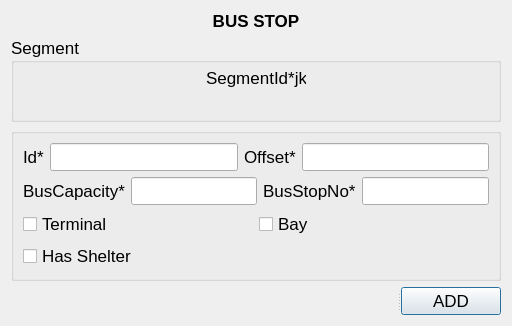
<?xml version="1.0" encoding="UTF-8"?>
<ui version="4.0">
 <class>Busstop</class>
 <widget class="QDialog" name="Busstop">
  <property name="enabled">
   <bool>true</bool>
  </property>
  <property name="geometry">
   <rect>
    <x>0</x>
    <y>0</y>
    <width>512</width>
    <height>296</height>
   </rect>
  </property>
  <property name="font">
   <font>
    <family>Tahoma</family>
    <pointsize>13</pointsize>
   </font>
  </property>
  <property name="contextMenuPolicy">
   <enum>Qt::DefaultContextMenu</enum>
  </property>
  <property name="windowTitle">
   <string notr="true">iSimGis Converter</string>
  </property>
  <property name="windowOpacity">
   <double>4.000000000000000</double>
  </property>
  <property name="toolTip">
   <string notr="true"/>
  </property>
  <property name="statusTip">
   <string notr="true"/>
  </property>
  <property name="sizeGripEnabled">
   <bool>false</bool>
  </property>
  <layout class="QGridLayout" name="gridLayout_3">
   <item row="0" column="0">
    <layout class="QVBoxLayout" name="verticalLayout">
     <item>
      <widget class="QLabel" name="titleLabel">
       <property name="font">
        <font>
         <pointsize>13</pointsize>
         <weight>75</weight>
         <bold>true</bold>
        </font>
       </property>
       <property name="text">
        <string>BUS STOP</string>
       </property>
       <property name="alignment">
        <set>Qt::AlignCenter</set>
       </property>
      </widget>
     </item>
     <item>
      <widget class="QGroupBox" name="SegmentGroupBox">
       <property name="title">
        <string>Segment</string>
       </property>
       <layout class="QGridLayout" name="gridLayout">
        <property name="leftMargin">
         <number>5</number>
        </property>
        <property name="topMargin">
         <number>5</number>
        </property>
        <property name="rightMargin">
         <number>5</number>
        </property>
        <property name="bottomMargin">
         <number>5</number>
        </property>
        <item row="2" column="0">
         <widget class="QLabel" name="segmentId">
          <property name="text">
           <string/>
          </property>
         </widget>
        </item>
        <item row="1" column="0">
         <widget class="QLabel" name="segmentIdLabel">
          <property name="maximumSize">
           <size>
            <width>100</width>
            <height>100</height>
           </size>
          </property>
          <property name="text">
           <string>SegmentId*jk</string>
          </property>
         </widget>
        </item>
       </layout>
      </widget>
     </item>
     <item>
      <widget class="QGroupBox" name="attributeGroup">
       <property name="title">
        <string/>
       </property>
       <layout class="QGridLayout" name="gridLayout_2">
        <item row="0" column="0">
         <layout class="QHBoxLayout" name="horizontalLayout">
          <item>
           <widget class="QLabel" name="idLabel">
            <property name="text">
             <string>Id*</string>
            </property>
           </widget>
          </item>
          <item>
           <widget class="QLineEdit" name="id"/>
          </item>
          <item>
           <widget class="QLabel" name="OffsetLabel">
            <property name="text">
             <string>Offset*</string>
            </property>
           </widget>
          </item>
          <item>
           <widget class="QLineEdit" name="offset"/>
          </item>
         </layout>
        </item>
        <item row="1" column="0">
         <layout class="QHBoxLayout" name="horizontalLayout_2">
          <item>
           <widget class="QLabel" name="busCapacityLabel">
            <property name="text">
             <string>BusCapacity*</string>
            </property>
           </widget>
          </item>
          <item>
           <widget class="QLineEdit" name="busCapacity"/>
          </item>
          <item>
           <widget class="QLabel" name="busstopNoLabel">
            <property name="text">
             <string>BusStopNo*</string>
            </property>
           </widget>
          </item>
          <item>
           <widget class="QLineEdit" name="busstopNo"/>
          </item>
         </layout>
        </item>
        <item row="2" column="0">
         <layout class="QHBoxLayout" name="horizontalLayout_3">
          <item>
           <widget class="QCheckBox" name="isTerminal">
            <property name="text">
             <string>Terminal</string>
            </property>
           </widget>
          </item>
          <item>
           <widget class="QCheckBox" name="isBay">
            <property name="text">
             <string>Bay</string>
            </property>
           </widget>
          </item>
         </layout>
        </item>
        <item row="3" column="0">
         <widget class="QCheckBox" name="hasShelter">
          <property name="text">
           <string>Has Shelter</string>
          </property>
         </widget>
        </item>
       </layout>
      </widget>
     </item>
     <item>
      <widget class="QSplitter" name="splitter">
       <property name="orientation">
        <enum>Qt::Horizontal</enum>
       </property>
       <widget class="QLabel" name="errorMessage">
        <property name="font">
         <font>
          <italic>true</italic>
         </font>
        </property>
        <property name="styleSheet">
         <string notr="true">color: rgb(255, 20, 27)</string>
        </property>
        <property name="text">
         <string/>
        </property>
       </widget>
       <widget class="QPushButton" name="actionButton">
        <property name="maximumSize">
         <size>
          <width>100</width>
          <height>100</height>
         </size>
        </property>
        <property name="text">
         <string>ADD</string>
        </property>
       </widget>
      </widget>
     </item>
    </layout>
   </item>
  </layout>
 </widget>
 <resources/>
 <connections/>
</ui>
